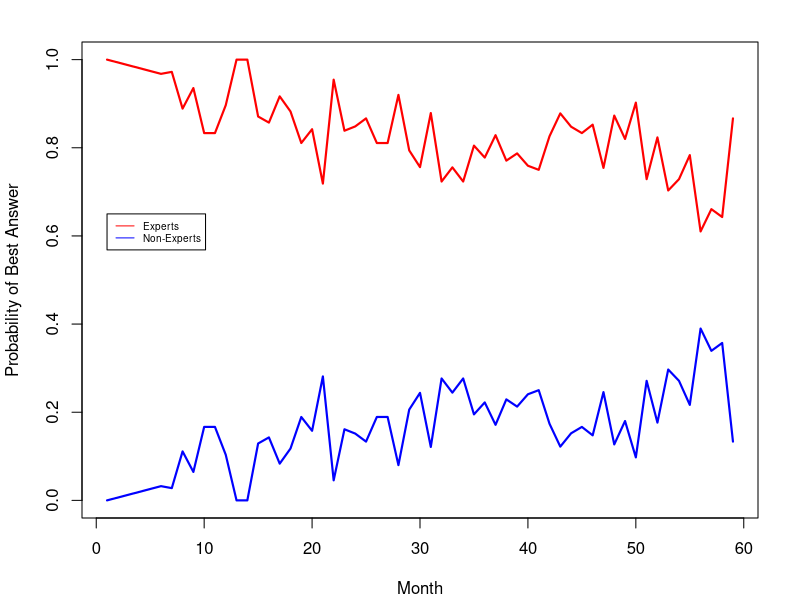

Recreate this plot in R.
#functions
existsDiff <- function(x, y, title) {
  d1 <- as.numeric(x)
  d2 <- as.numeric(y)
  if(isGaussionDistribution(d1) == FALSE || isGaussionDistribution(d2) == FALSE || isGaussionDistribution(c(d1,d2)) == FALSE) {
    effectSize <- paste(round(vargha.delaney(d1,d2) * 100), sep = "", "%")
    pv <- wilcox.test(d1,d2)$p.value
    pvPrint <- ''
    valid <- FALSE
    if(is.nan(pv)) { 
      pvPrint  <- '-'
    }else if(pv < 0.001) {
      pvPrint<- '< 0,001'
    } else {
      pvPrint <- as.character(format(round(pv, digits = 4), nsmall = 4))
    }
    if(pv < 0.05) {
      valid = TRUE
    }
    print("--------------------------")
    print(pvPrint)
    print(effectSize)
    print(paste("Valid: ", valid))
    if(valid) {
      print(paste("There is difference ", title))
    } else {
      print(paste("Cannot say that there is difference ", title))
    }
    print("--------------------------")
  } else {
    print("--------------------------")
    print("Welch Test")
    pv <- t.test(d1,d2)$p.value
   # print(t.test(d1, d2));
    pvPrint <- ''
    valid <- FALSE
    if(is.nan(pv)) { 
      pvPrint  <- '-'
    }else if(pv < 0.001) {
      pvPrint<- '< 0,001'
    } else {
      pvPrint <- as.character(format(round(pv, digits = 4), nsmall = 4))
    }
    if(pv < 0.05) {
      valid = TRUE
    }
    print(pvPrint)
    print(paste("Valid: ", valid))
    d = cohenD(d1, d2)
    #Cohen, J. (1992), “A Power Primer”, Psychological Bulletin, 112, pp. 155-159
    interpretationEffectSize = "None"
    if(d >  0.20) {
      interpretationEffectSize = "small diff"
    }
    if(d >  0.50) {
      interpretationEffectSize = "medium diff"
    }
    if(d > 0.80) {
      interpretationEffectSize = "great diff"
    }
    print(interpretationEffectSize)
    if(mean(d1) > mean(d2)) {
      print("Effect size in favor d1")
    } else {
      print("Effect size in favor d2")      
    }
    print("--------------------------")
  }
  
  
}


cohenD <- function(data1, data2) {
     n1 <- length(data1);
     n2 <- length(data2);
     mean1 <- mean(data1);
     mean2 <- mean(data2);
     sd1 <- sd(data1);
     sd2 <- sd(data2);
     s <- sqrt(((n1 - 1) * sd1 * sd1 + (n2 - 1) * sd2 * sd2) / (n1 + n2 - 2));
     abs(mean1 - mean2) / s;
  }

# Vargha & Delaney's A12
vargha.delaney <- function(r1, r2) {
  m <- length(r1);
  n <- length(r2);
  return ((sum(rank(c(r1, r2))[seq_along(r1)]) / m - (m + 1) / 2) / n);
}

isGaussionDistribution <- function(distribution) {
  #Kolmogorov-Smirnov test
  ks1 <- ks.test(distribution, "pnorm", mean=mean(distribution), sd=sd(distribution))
  if(ks1$p.value < 0.05){
    return(FALSE)
  } else {
    return(TRUE)
  }
}

library(ggplot2)
allData <- read.csv(file = "allBestAnswer.csv", header = TRUE, sep = ";")
expertData <- read.csv(file = "expert-best-answer.csv", header = TRUE, sep = ";")
nonExpertData <- read.csv(file = "nonExpertsBestAnswer.csv", header = TRUE, sep = ";")


step1 <- merge(x = allData, y = expertData, by = "periodAnswer", all.x = TRUE)
finalData <- merge(x = step1, y = nonExpertData, by = "periodAnswer", all.x = TRUE)

finalData[is.na(finalData)] <- 0

#finalData$expertsBestAnswer

yrange <- range(c( (finalData$expertsBestAnswer/finalData$numberUserBestAnswer), (finalData$nonExpertsBestAnswer/finalData$numberUserBestAnswer))) 
xrange <- range(finalData$periodAnswer)


png("fig2.png", height=3.5, width=4.7, res = 400, units = 'in')
par(mar=c(4,4,2,2)+0.1)
plot(xrange, yrange, xlab="Month", ylab="Probability of Best Answer", type = "n" )
#points(quantModulosRangeLNS, tempoRangeLNS, col="red")
lines(finalData$periodAnswer, (finalData$expertsBestAnswer/finalData$numberUserBestAnswer), col="red", lwd = 2.1)
lines(finalData$periodAnswer, (finalData$nonExpertsBestAnswer/finalData$numberUserBestAnswer), col="blue", lwd = 2.1)
legend(1, 0.65, legend=c("Experts", "Non-Experts"),
       col=c("red", "blue"), lty=1:1, cex=0.6)

dev.off()

existsDiff((finalData$expertsBestAnswer/finalData$numberUserBestAnswer), (finalData$nonExpertsBestAnswer/finalData$numberUserBestAnswer), "Prob. Best Answer Expert X Non Expert")




#finalData[, "Experts"] = round((finalData$expertsBestAnswer/finalData$numberUserBestAnswer), digits = 2)
#finalData[, "Others"] = round((finalData$nonExpertsBestAnswer/finalData$numberUserBestAnswer), digits = 2)
#finalData[, "Month"] = finalData$periodAnswer

#data = finalData[, c("Month", "Experts", "Others")]

#write.csv(data, file = "fig-2.csv", sep = ",",  row.names=FALSE, quote = FALSE)


